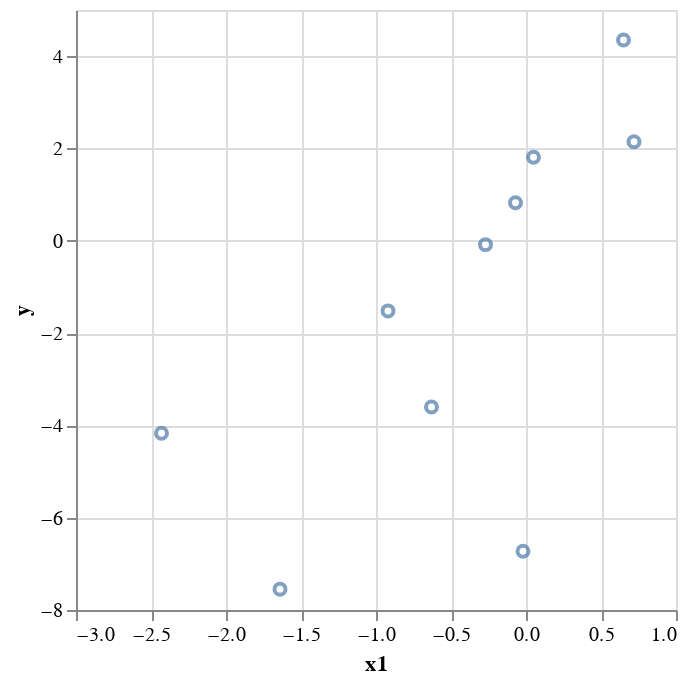

The cell this chart's notebook holds for it:
### Code cell
df.plot.scatter(
    x="x1",
    y="y"
)

### Figure 1 — Vega-Lite specification as saved in the notebook (floating-point values rounded to 4 significant figures)
{"config": {"view": {"continuousWidth": 300, "continuousHeight": 300}}, "data": {"name": "data-0f1c0187195491320e8e1eff5a64507b"}, "mark": {"type": "point", "tooltip": true}, "encoding": {"x": {"field": "x1", "type": "quantitative"}, "y": {"field": "y", "type": "quantitative"}}, "params": [{"name": "param_1e9efca18e7a2868", "select": {"type": "interval", "encodings": ["x", "y"]}, "bind": "scales"}], "$schema": "https://vega.github.io/schema/vega-lite/v6.1.0.json", "datasets": {"data-0f1c0187195491320e8e1eff5a64507b": [{"x1": 0.72, "x2": 0.24, "y": 2.146}, {"x1": -2.43, "x2": 0.18, "y": -4.172}, {"x1": -0.63, "x2": -0.95, "y": -3.603}, {"x1": 0.05, "x2": 0.23, "y": 1.808}, {"x1": -0.07, "x2": 0.44, "y": 0.8238}, {"x1": 0.65, "x2": 1.01, "y": 4.35}, {"x1": -0.02, "x2": -2.08, "y": -6.728}, {"x1": -1.64, "x2": -1.36, "y": -7.548}, {"x1": -0.92, "x2": 0.01, "y": -1.52}, {"x1": -0.27, "x2": 0.75, "y": -0.08364}]}}
